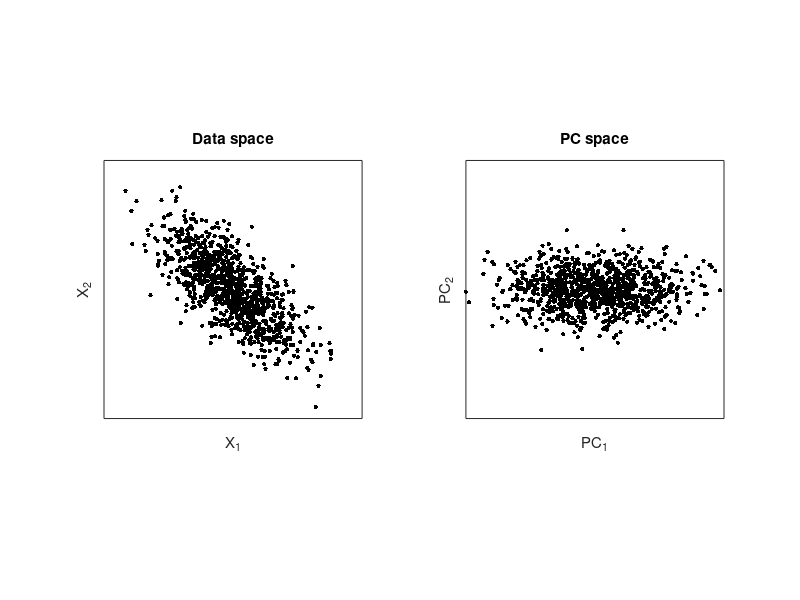

Write the MATLAB code that produced this figure. (Note: this script raises an error after producing the figure.)
%%
%   COURSE: Master statistics and machine learning: intuition, math, code										
%      URL: udemy.com/course/statsml_x/?couponCode=202304 
% 
%  SECTION: Clustering and dimension-reduction
%    VIDEO: PCA
% 
%  TEACHER: Mike X Cohen, sincxpress.com
%

%%

% a clear MATLAB workspace is a clear mental workspace
close all; clear; clc

%% create data

N = 1000;

% data
x = [ 1*randn(N,1) .4*randn(N,1) ];

% rotation matrix
th = pi/4;
R1 = [ cos(th) -sin(th); sin(th) cos(th) ];

% rotate data
y = x*R1;


% and plot
figure(1), clf
subplot(121)
axlim = [-1.1 1.1]*max(abs(y(:))); % axis limits
plot(y(:,1),y(:,2),'k.','markersize',10)
set(gca,'xlim',axlim,'ylim',axlim,'xtick',[],'ytick',[])
xlabel('X_1'), ylabel('X_2')
axis square
title('Data space')

%% now for PCA

% PCA using MATLAB's function
[coeffs,pcscores] = pca(y);

% plot
subplot(122)
plot(pcscores(:,1),pcscores(:,2),'k.','markersize',10)
set(gca,'xlim',axlim,'ylim',axlim,'xtick',[],'ytick',[])
xlabel('PC_1'), ylabel('PC_2')
axis square
title('PC space')

%% for dimension reduction

spikes = csvread('spikes.csv');

figure(2), clf
subplot(511)
plot(mean(spikes,1))

subplot(5,1,2:5)
imagesc(spikes)
xlabel('Time points')

%% pca

[coeffs,pcscores,~,~,explVar] = pca(spikes);


% show the scree plot (a.k.a. eigenspectrum)
figure(3), clf
subplot(221)
plot(explVar,'kp-','markerfacecolor','k','markersize',15)
xlabel('Component number')
ylabel('Percent variance explained')

subplot(222)
plot(cumsum(explVar),'kp-','markerfacecolor','k','markersize',15)
xlabel('Component number')
ylabel('Cumulative percent variance explained')


% now show the PC weights for the top two components
subplot(212)
plot(coeffs(:,1:2),'linew',3)
xlabel('Time')
legend({'Comp 1';'Comp 2'})
title('PC weights (coefficients)')


% finally, show the PC scores
figure(4), clf
plot(pcscores(:,1),pcscores(:,2),'k.','markersize',2)
xlabel('PC_1'), ylabel('PC_2')
axis square
title('PC space')

%% done.
